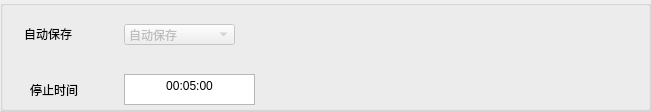
  <widget class="QGroupBox" name="groupBox_6">
   <property name="geometry">
    <rect>
     <x>490</x>
     <y>40</y>
     <width>651</width>
     <height>111</height>
    </rect>
   </property>
   <property name="title">
    <string/>
   </property>
   <widget class="QComboBox" name="comboBox_AutoSave">
    <property name="enabled">
     <bool>false</bool>
    </property>
    <property name="geometry">
     <rect>
      <x>124</x>
      <y>24</y>
      <width>111</width>
      <height>21</height>
     </rect>
    </property>
    <property name="editable">
     <bool>false</bool>
    </property>
    <property name="currentIndex">
     <number>1</number>
    </property>
    <item>
     <property name="text">
      <string>OFF</string>
     </property>
    </item>
    <item>
     <property name="text">
      <string>自动保存</string>
     </property>
    </item>
    <item>
     <property name="text">
      <string>手动保存</string>
     </property>
    </item>
   </widget>
   <widget class="QLabel" name="label_75">
    <property name="geometry">
     <rect>
      <x>24</x>
      <y>24</y>
      <width>81</width>
      <height>20</height>
     </rect>
    </property>
    <property name="text">
     <string>自动保存</string>
    </property>
   </widget>
   <widget class="QTextEdit" name="textEdit_StopTime">
    <property name="geometry">
     <rect>
      <x>124</x>
      <y>74</y>
      <width>131</width>
      <height>31</height>
     </rect>
    </property>
    <property name="html">
     <string>&lt;!DOCTYPE HTML PUBLIC &quot;-//W3C//DTD HTML 4.0//EN&quot; &quot;http://www.w3.org/TR/REC-html40/strict.dtd&quot;&gt;
&lt;html&gt;&lt;head&gt;&lt;meta name=&quot;qrichtext&quot; content=&quot;1&quot; /&gt;&lt;style type=&quot;text/css&quot;&gt;
p, li { white-space: pre-wrap; }
&lt;/style&gt;&lt;/head&gt;&lt;body style=&quot; font-family:'宋体'; font-size:10pt; font-weight:400; font-style:normal;&quot;&gt;
&lt;p align=&quot;center&quot; style=&quot; margin-top:0px; margin-bottom:0px; margin-left:0px; margin-right:0px; -qt-block-indent:0; text-indent:0px;&quot;&gt;&lt;span style=&quot; font-family:'SimSun'; font-size:9pt;&quot;&gt;00:05:00&lt;/span&gt;&lt;/p&gt;&lt;/body&gt;&lt;/html&gt;</string>
    </property>
    <property name="placeholderText">
     <string extracomment="按时间格式填写"/>
    </property>
   </widget>
   <widget class="QLabel" name="label_89">
    <property name="geometry">
     <rect>
      <x>30</x>
      <y>80</y>
      <width>121</width>
      <height>20</height>
     </rect>
    </property>
    <property name="text">
     <string>停止时间</string>
    </property>
   </widget>
  </widget>
